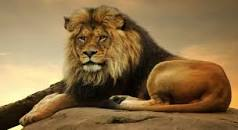
#> input picture Week4/lion.jpg, 238 x 130 px
$ jupyter execute smoothing.ipynb
#> lines starting #> are read from the running program, lines starting #| are printed output that depends on the picture
[cell 1]
import cv2
import numpy as np
path = r'lion.jpg'
img = cv2.imread(path)
#> img is the input picture: shape (130, 238, 3); mean B, G, R 70.6, 110.5, 138.4

im1 = cv2.blur(img,(5,5))
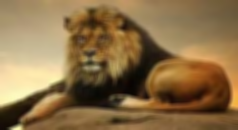
#> im1: shape (130, 238, 3); mean B, G, R 70.6, 110.5, 138.4
im2 = cv2.boxFilter(img, -1,(2,2), normalize=True)
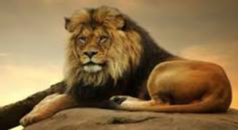
#> im2: shape (130, 238, 3); mean B, G, R 71.2, 111.1, 138.9

cv2.imshow('image',np.hstack((im1,im2)))
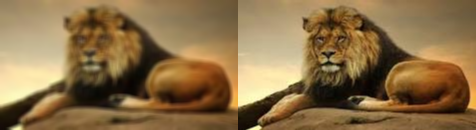
#> window 'image': shape (130, 476, 3); mean B, G, R 70.9, 110.8, 138.6
cv2.waitKey(0)
cv2.destroyAllWindows()
cv2.waitKey(1)

$ run again, with Week4/image.jpg copied over Week4/lion.jpg
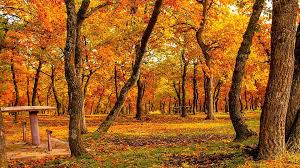
#> input picture Week4/image.jpg, 300 x 168 px
#> img is the input picture: shape (168, 300, 3); mean B, G, R 34.9, 95.9, 157.9
#> `im2 = cv2.boxFilter(img, -1,(2,2), normalize=True)`:
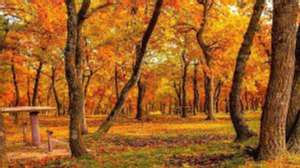
#> im2: shape (168, 300, 3); mean B, G, R 35.3, 96.4, 158.5
#> `cv2.imshow('image',np.hstack((im1,im2)))`:
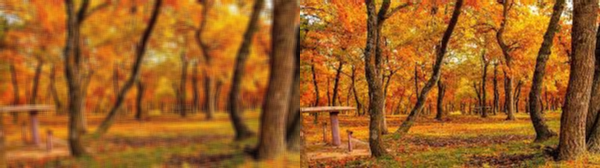
#> window 'image': shape (168, 600, 3); mean B, G, R 35.1, 96.2, 158.2
